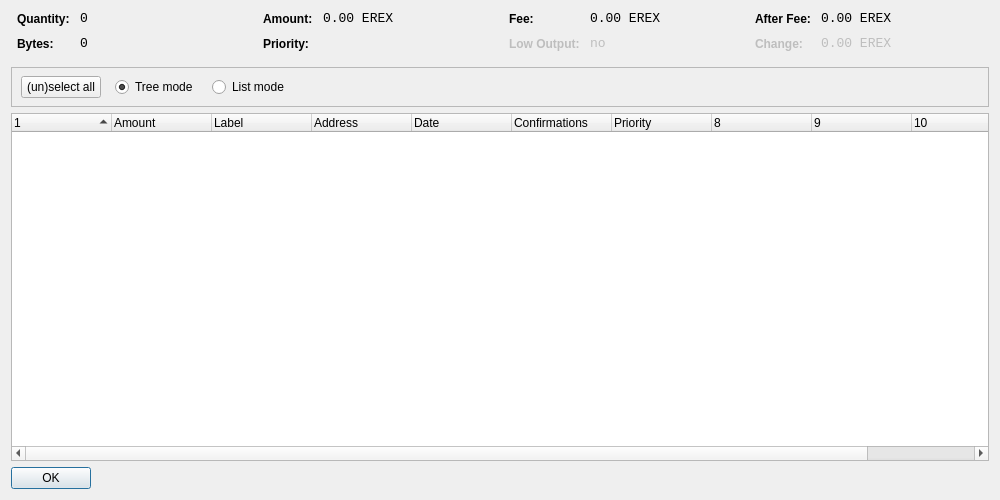
<?xml version="1.0" encoding="UTF-8"?>
<ui version="4.0">
 <class>CoinControlDialog</class>
 <widget class="QDialog" name="CoinControlDialog">
  <property name="geometry">
   <rect>
    <x>0</x>
    <y>0</y>
    <width>1000</width>
    <height>500</height>
   </rect>
  </property>
  <property name="windowTitle">
   <string>Coin Control</string>
  </property>
  <layout class="QVBoxLayout" name="verticalLayout">
   <item>
    <layout class="QHBoxLayout" name="horizontalLayoutTop" stretch="0,0,0,0">
     <property name="topMargin">
      <number>0</number>
     </property>
     <property name="bottomMargin">
      <number>10</number>
     </property>
     <item>
      <layout class="QFormLayout" name="formLayoutCoinControl1">
       <property name="horizontalSpacing">
        <number>10</number>
       </property>
       <property name="verticalSpacing">
        <number>10</number>
       </property>
       <property name="leftMargin">
        <number>6</number>
       </property>
       <property name="rightMargin">
        <number>6</number>
       </property>
       <item row="0" column="0">
        <widget class="QLabel" name="labelCoinControlQuantityText">
         <property name="styleSheet">
          <string notr="true">font-weight:bold;</string>
         </property>
         <property name="text">
          <string>Quantity:</string>
         </property>
        </widget>
       </item>
       <item row="0" column="1">
        <widget class="QLabel" name="labelCoinControlQuantity">
         <property name="font">
          <font>
           <family>Monospace</family>
           <pointsize>10</pointsize>
          </font>
         </property>
         <property name="cursor">
          <cursorShape>IBeamCursor</cursorShape>
         </property>
         <property name="contextMenuPolicy">
          <enum>Qt::ActionsContextMenu</enum>
         </property>
         <property name="text">
          <string notr="true">0</string>
         </property>
         <property name="textInteractionFlags">
          <set>Qt::LinksAccessibleByMouse|Qt::TextSelectableByKeyboard|Qt::TextSelectableByMouse</set>
         </property>
        </widget>
       </item>
       <item row="1" column="0">
        <widget class="QLabel" name="labelCoinControlBytesText">
         <property name="styleSheet">
          <string notr="true">font-weight:bold;</string>
         </property>
         <property name="text">
          <string>Bytes:</string>
         </property>
        </widget>
       </item>
       <item row="1" column="1">
        <widget class="QLabel" name="labelCoinControlBytes">
         <property name="font">
          <font>
           <family>Monospace</family>
           <pointsize>10</pointsize>
          </font>
         </property>
         <property name="cursor">
          <cursorShape>IBeamCursor</cursorShape>
         </property>
         <property name="contextMenuPolicy">
          <enum>Qt::ActionsContextMenu</enum>
         </property>
         <property name="text">
          <string notr="true">0</string>
         </property>
         <property name="textInteractionFlags">
          <set>Qt::LinksAccessibleByMouse|Qt::TextSelectableByKeyboard|Qt::TextSelectableByMouse</set>
         </property>
        </widget>
       </item>
      </layout>
     </item>
     <item>
      <layout class="QFormLayout" name="formLayoutCoinControl2">
       <property name="horizontalSpacing">
        <number>10</number>
       </property>
       <property name="verticalSpacing">
        <number>10</number>
       </property>
       <property name="leftMargin">
        <number>6</number>
       </property>
       <property name="rightMargin">
        <number>6</number>
       </property>
       <item row="0" column="0">
        <widget class="QLabel" name="labelCoinControlAmountText">
         <property name="styleSheet">
          <string notr="true">font-weight:bold;</string>
         </property>
         <property name="text">
          <string>Amount:</string>
         </property>
        </widget>
       </item>
       <item row="0" column="1">
        <widget class="QLabel" name="labelCoinControlAmount">
         <property name="font">
          <font>
           <family>Monospace</family>
           <pointsize>10</pointsize>
          </font>
         </property>
         <property name="cursor">
          <cursorShape>IBeamCursor</cursorShape>
         </property>
         <property name="contextMenuPolicy">
          <enum>Qt::ActionsContextMenu</enum>
         </property>
         <property name="text">
          <string notr="true">0.00 EREX</string>
         </property>
         <property name="textInteractionFlags">
          <set>Qt::LinksAccessibleByMouse|Qt::TextSelectableByKeyboard|Qt::TextSelectableByMouse</set>
         </property>
        </widget>
       </item>
       <item row="1" column="0">
        <widget class="QLabel" name="labelCoinControlPriorityText">
         <property name="styleSheet">
          <string notr="true">font-weight:bold;</string>
         </property>
         <property name="text">
          <string>Priority:</string>
         </property>
        </widget>
       </item>
       <item row="1" column="1">
        <widget class="QLabel" name="labelCoinControlPriority">
         <property name="font">
          <font>
           <family>Monospace</family>
           <pointsize>10</pointsize>
          </font>
         </property>
         <property name="cursor">
          <cursorShape>IBeamCursor</cursorShape>
         </property>
         <property name="contextMenuPolicy">
          <enum>Qt::ActionsContextMenu</enum>
         </property>
         <property name="text">
          <string/>
         </property>
         <property name="textInteractionFlags">
          <set>Qt::LinksAccessibleByMouse|Qt::TextSelectableByKeyboard|Qt::TextSelectableByMouse</set>
         </property>
        </widget>
       </item>
      </layout>
     </item>
     <item>
      <layout class="QFormLayout" name="formLayoutCoinControl3">
       <property name="horizontalSpacing">
        <number>10</number>
       </property>
       <property name="verticalSpacing">
        <number>10</number>
       </property>
       <property name="leftMargin">
        <number>6</number>
       </property>
       <property name="rightMargin">
        <number>6</number>
       </property>
       <item row="0" column="0">
        <widget class="QLabel" name="labelCoinControlFeeText">
         <property name="styleSheet">
          <string notr="true">font-weight:bold;</string>
         </property>
         <property name="text">
          <string>Fee:</string>
         </property>
        </widget>
       </item>
       <item row="0" column="1">
        <widget class="QLabel" name="labelCoinControlFee">
         <property name="font">
          <font>
           <family>Monospace</family>
           <pointsize>10</pointsize>
          </font>
         </property>
         <property name="cursor">
          <cursorShape>IBeamCursor</cursorShape>
         </property>
         <property name="contextMenuPolicy">
          <enum>Qt::ActionsContextMenu</enum>
         </property>
         <property name="text">
          <string notr="true">0.00 EREX</string>
         </property>
         <property name="textInteractionFlags">
          <set>Qt::LinksAccessibleByMouse|Qt::TextSelectableByKeyboard|Qt::TextSelectableByMouse</set>
         </property>
        </widget>
       </item>
       <item row="1" column="0">
        <widget class="QLabel" name="labelCoinControlLowOutputText">
         <property name="enabled">
          <bool>false</bool>
         </property>
         <property name="styleSheet">
          <string notr="true">font-weight:bold;</string>
         </property>
         <property name="text">
          <string>Low Output:</string>
         </property>
        </widget>
       </item>
       <item row="1" column="1">
        <widget class="QLabel" name="labelCoinControlLowOutput">
         <property name="enabled">
          <bool>false</bool>
         </property>
         <property name="font">
          <font>
           <family>Monospace</family>
           <pointsize>10</pointsize>
          </font>
         </property>
         <property name="cursor">
          <cursorShape>IBeamCursor</cursorShape>
         </property>
         <property name="contextMenuPolicy">
          <enum>Qt::ActionsContextMenu</enum>
         </property>
         <property name="text">
          <string notr="true">no</string>
         </property>
         <property name="textInteractionFlags">
          <set>Qt::LinksAccessibleByMouse|Qt::TextSelectableByKeyboard|Qt::TextSelectableByMouse</set>
         </property>
        </widget>
       </item>
      </layout>
     </item>
     <item>
      <layout class="QFormLayout" name="formLayoutCoinControl4">
       <property name="horizontalSpacing">
        <number>10</number>
       </property>
       <property name="verticalSpacing">
        <number>10</number>
       </property>
       <property name="leftMargin">
        <number>6</number>
       </property>
       <property name="rightMargin">
        <number>6</number>
       </property>
       <item row="0" column="0">
        <widget class="QLabel" name="labelCoinControlAfterFeeText">
         <property name="styleSheet">
          <string notr="true">font-weight:bold;</string>
         </property>
         <property name="text">
          <string>After Fee:</string>
         </property>
        </widget>
       </item>
       <item row="0" column="1">
        <widget class="QLabel" name="labelCoinControlAfterFee">
         <property name="font">
          <font>
           <family>Monospace</family>
           <pointsize>10</pointsize>
          </font>
         </property>
         <property name="cursor">
          <cursorShape>IBeamCursor</cursorShape>
         </property>
         <property name="contextMenuPolicy">
          <enum>Qt::ActionsContextMenu</enum>
         </property>
         <property name="text">
          <string notr="true">0.00 EREX</string>
         </property>
         <property name="textInteractionFlags">
          <set>Qt::LinksAccessibleByMouse|Qt::TextSelectableByKeyboard|Qt::TextSelectableByMouse</set>
         </property>
        </widget>
       </item>
       <item row="1" column="0">
        <widget class="QLabel" name="labelCoinControlChangeText">
         <property name="enabled">
          <bool>false</bool>
         </property>
         <property name="styleSheet">
          <string notr="true">font-weight:bold;</string>
         </property>
         <property name="text">
          <string>Change:</string>
         </property>
        </widget>
       </item>
       <item row="1" column="1">
        <widget class="QLabel" name="labelCoinControlChange">
         <property name="enabled">
          <bool>false</bool>
         </property>
         <property name="font">
          <font>
           <family>Monospace</family>
           <pointsize>10</pointsize>
          </font>
         </property>
         <property name="cursor">
          <cursorShape>IBeamCursor</cursorShape>
         </property>
         <property name="contextMenuPolicy">
          <enum>Qt::ActionsContextMenu</enum>
         </property>
         <property name="text">
          <string notr="true">0.00 EREX</string>
         </property>
         <property name="textInteractionFlags">
          <set>Qt::LinksAccessibleByMouse|Qt::TextSelectableByKeyboard|Qt::TextSelectableByMouse</set>
         </property>
        </widget>
       </item>
      </layout>
     </item>
    </layout>
   </item>
   <item>
    <widget class="QFrame" name="frame">
     <property name="minimumSize">
      <size>
       <width>0</width>
       <height>40</height>
      </size>
     </property>
     <property name="frameShape">
      <enum>QFrame::StyledPanel</enum>
     </property>
     <property name="frameShadow">
      <enum>QFrame::Sunken</enum>
     </property>
     <widget class="QWidget" name="horizontalLayoutWidget">
      <property name="geometry">
       <rect>
        <x>10</x>
        <y>0</y>
        <width>781</width>
        <height>41</height>
       </rect>
      </property>
      <layout class="QHBoxLayout" name="horizontalLayoutPanel" stretch="0,0,0,0,0">
       <property name="spacing">
        <number>14</number>
       </property>
       <item>
        <widget class="QPushButton" name="pushButtonSelectAll">
         <property name="sizePolicy">
          <sizepolicy hsizetype="Maximum" vsizetype="Fixed">
           <horstretch>0</horstretch>
           <verstretch>0</verstretch>
          </sizepolicy>
         </property>
         <property name="text">
          <string>(un)select all</string>
         </property>
        </widget>
       </item>
       <item>
        <widget class="QRadioButton" name="radioTreeMode">
         <property name="sizePolicy">
          <sizepolicy hsizetype="Maximum" vsizetype="Fixed">
           <horstretch>0</horstretch>
           <verstretch>0</verstretch>
          </sizepolicy>
         </property>
         <property name="text">
          <string>Tree mode</string>
         </property>
         <property name="checked">
          <bool>true</bool>
         </property>
        </widget>
       </item>
       <item>
        <widget class="QRadioButton" name="radioListMode">
         <property name="sizePolicy">
          <sizepolicy hsizetype="Maximum" vsizetype="Fixed">
           <horstretch>0</horstretch>
           <verstretch>0</verstretch>
          </sizepolicy>
         </property>
         <property name="text">
          <string>List mode</string>
         </property>
        </widget>
       </item>
       <item>
        <spacer name="horizontalSpacer">
         <property name="orientation">
          <enum>Qt::Horizontal</enum>
         </property>
         <property name="sizeHint" stdset="0">
          <size>
           <width>40</width>
           <height>20</height>
          </size>
         </property>
        </spacer>
       </item>
      </layout>
     </widget>
    </widget>
   </item>
   <item>
    <widget class="CoinControlTreeWidget" name="treeWidget">
     <property name="contextMenuPolicy">
      <enum>Qt::CustomContextMenu</enum>
     </property>
     <property name="sortingEnabled">
      <bool>false</bool>
     </property>
     <property name="columnCount">
      <number>11</number>
     </property>
     <attribute name="headerShowSortIndicator" stdset="0">
      <bool>true</bool>
     </attribute>
     <attribute name="headerStretchLastSection">
      <bool>false</bool>
     </attribute>
     <column>
      <property name="text">
       <string/>
      </property>
     </column>
     <column>
      <property name="text">
       <string>Amount</string>
      </property>
     </column>
     <column>
      <property name="text">
       <string>Label</string>
      </property>
     </column>
     <column>
      <property name="text">
       <string>Address</string>
      </property>
     </column>
     <column>
      <property name="text">
       <string>Date</string>
      </property>
     </column>
     <column>
      <property name="text">
       <string>Confirmations</string>
      </property>
      <property name="toolTip">
       <string>Confirmed</string>
      </property>
     </column>
     <column>
      <property name="text">
       <string>Priority</string>
      </property>
     </column>
     <column>
      <property name="text">
       <string/>
      </property>
     </column>
     <column>
      <property name="text">
       <string/>
      </property>
     </column>
     <column>
      <property name="text">
       <string/>
      </property>
     </column>
     <column>
      <property name="text">
       <string/>
      </property>
     </column>
    </widget>
   </item>
   <item>
    <widget class="QDialogButtonBox" name="buttonBox">
     <property name="sizePolicy">
      <sizepolicy hsizetype="Maximum" vsizetype="Fixed">
       <horstretch>0</horstretch>
       <verstretch>0</verstretch>
      </sizepolicy>
     </property>
     <property name="orientation">
      <enum>Qt::Horizontal</enum>
     </property>
     <property name="standardButtons">
      <set>QDialogButtonBox::Ok</set>
     </property>
    </widget>
   </item>
  </layout>
 </widget>
 <customwidgets>
  <customwidget>
   <class>CoinControlTreeWidget</class>
   <extends>QTreeWidget</extends>
   <header>coincontroltreewidget.h</header>
  </customwidget>
 </customwidgets>
 <resources/>
 <connections/>
</ui>
